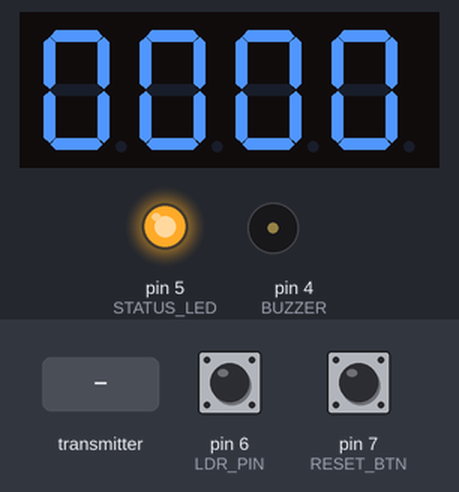
The sketch below on a simulated Arduino Uno, built with avr-gcc and run on an emulated ATmega328P. Shown: 4-digit seven-segment display, output pins drawn as LEDs (lit = HIGH), buzzer (waves = sounding, pin HIGH). The test bench sets the inputs (shaded band); at power-on: pin 6 (LDR_PIN) HIGH, pin 7 (RESET_BTN) HIGH. No radio packets arrive unless stated; what the sketch prints to the serial monitor is not drawn.

Above: at 20.3 s.
20.4 s: pin 6 (LDR_PIN) pulled LOW for 0.15 s
At 21.3 s:
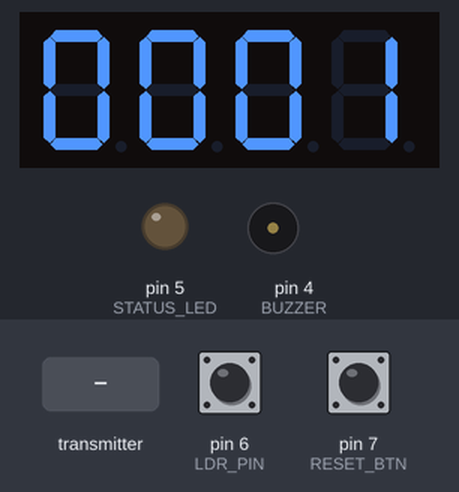
22.1 s: pin 7 (RESET_BTN) pulled LOW for 0.15 s
At 22.29 s:
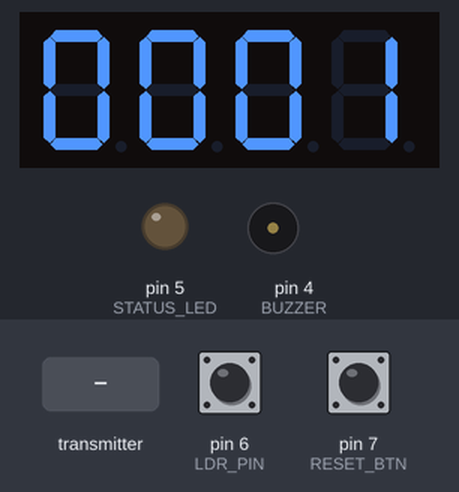
22.8 s: the transmitter starts sending msgType = 255
At 23.15 s:
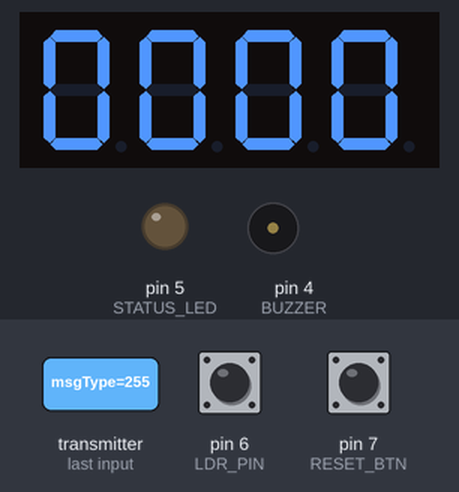
24.7 s: the transmitter starts sending msgType = 0
At 25.9 s:
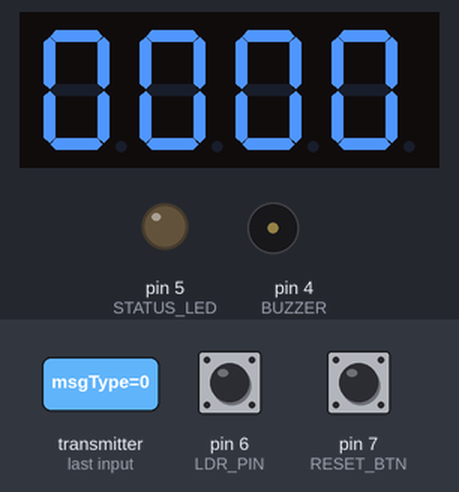
26.2 s: pin 6 (LDR_PIN) pulled LOW for 3.2 s
At 29.9 s:
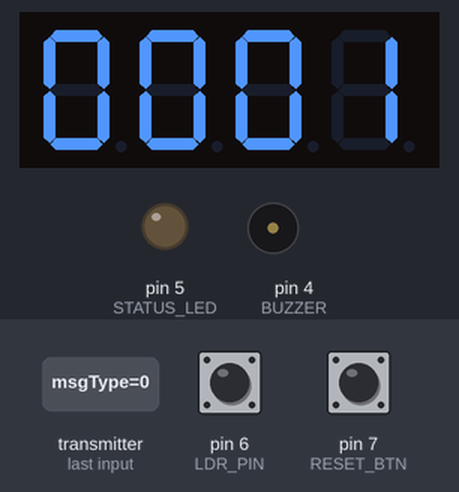
30.9 s: pin 6 (LDR_PIN) pulsed LOW 5 times (0.12 s each, 0.3 s apart)
At 32.7 s:
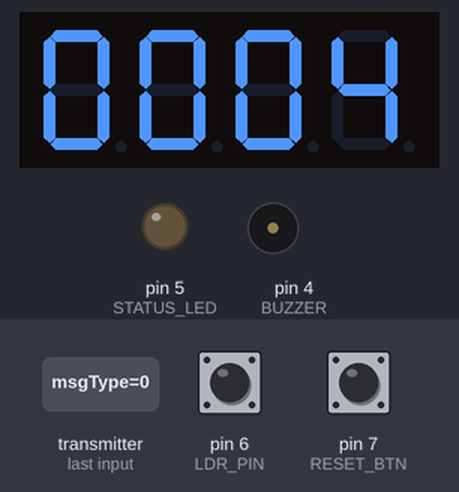
Timing chart, 0 to 34.2 s (numbered marks = the images above; inputs shaded):
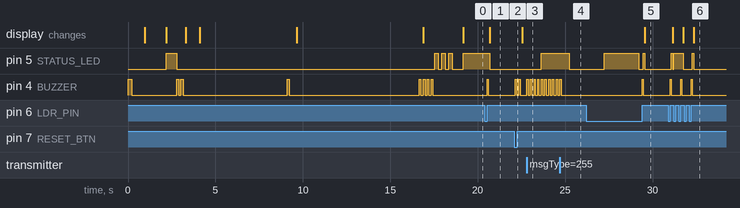

Measured:
- after the input at 20.4 s, pin 5 (STATUS_LED): HIGH → LOW after 0.29 s instead of 0.78 s; pin 4 (BUZZER): LOW → HIGH after 0.15 s, → LOW 0.06 s later; the display: changes after 0.29 s (image 1)
- after the input at 22.1 s, pin 4 (BUZZER): alternates HIGH for 0.08 s and LOW for 0.12 s, starting after 0.05 s
- after the input at 22.8 s, pin 5 (STATUS_LED): LOW → HIGH after 0.84 s instead of 0.38 s; pin 4 (BUZZER): alternates HIGH for 0.08 s and LOW for 0.12 s, starting at once
- after the input at 24.7 s, pin 5 (STATUS_LED): HIGH → LOW after 0.52 s instead of 1.1 s; pin 4 (BUZZER): goes on until 24.8 s, then stays LOW
- after the input at 26.2 s, pin 4 (BUZZER): LOW → HIGH after 3.2 s, → LOW 0.06 s later; the display: changes after 3.3 s (image 5)
- after the input at 30.9 s, pin 4 (BUZZER): alternates HIGH for 0.06 s and LOW for 0.54 s, 6 changes in all, then stays LOW, starting after 0.12 s; the display: first changes after 0.26 s (image 6 shows a later state)
- by itself, pin 5 (STATUS_LED): repeats every 0.40 s: HIGH 0.20 s, LOW 0.20 s

The sketch:

LASER_TARGET_NRF24.ino
```cpp
// ============================================================
//  LASER TAG – TARGET UNIT  (NRF24L01 wireless)
//  Libraries : TM1637Display, RF24 by TMRh20
//
//  PIN MAP
//  ┌─────────────┬──────────┐
//  │ TM1637 CLK  │  D2      │
//  │ TM1637 DIO  │  D3      │
//  │ BUZZER      │  D4      │
//  │ STATUS_LED  │  D5      │
//  │ LDR_PIN     │  D6      │  INPUT_PULLUP, LOW = laser hit
//  │ RESET_BTN   │  D7      │  INPUT_PULLUP
//  │ NRF24 CE    │  D9      │
//  │ NRF24 CSN   │  D10     │
//  │ NRF24 MOSI  │  D11     │  (SPI)
//  │ NRF24 MISO  │  D12     │  (SPI)
//  │ NRF24 SCK   │  D13     │  (SPI)
//  │ NRF24 VCC   │  3.3V    │  ← NOT 5V !
//  │ NRF24 GND   │  GND     │
//  └─────────────┴──────────┘
//
//  Add 10µF capacitor across NRF24 VCC and GND pins.
//  Install library: RF24 by TMRh20 (Library Manager)
// ============================================================

#include <TM1637Display.h>
#include <SPI.h>
#include <RF24.h>

// ──── PIN DEFINES ────────────────────────────────────────────
#define CLK        2
#define DIO        3
#define BUZZER     4
#define STATUS_LED 5
#define LDR_PIN    6
#define RESET_BTN  7
#define NRF_CE     9
#define NRF_CSN    10

// ──── NRF24 SETUP ────────────────────────────────────────────
// Must match gun sketch exactly
const byte PIPE_TARGET[6] = "TGTXX";   // target receives on this
const byte PIPE_GUN[6]    = "GUNIT";   // target sends    on this

RF24 radio(NRF_CE, NRF_CSN);

// ──── RF PACKET PROTOCOL ─────────────────────────────────────
#define MSG_HIT       0x01
#define MSG_HEARTBEAT 0x02
#define MSG_RESET     0xFF

struct Packet {
  byte msgType;
  byte value;
};

// ──── TIMING (ms) ────────────────────────────────────────────
#define LDR_MIN_PULSE_MS   50
#define LDR_MAX_PULSE_MS 2000
#define HIT_LOCKOUT_MS    300
#define HEARTBEAT_MS     1500   // send heartbeat to gun every 1.5 s
#define STATUS_BLINK_MS  2000

// ──── OBJECTS ────────────────────────────────────────────────
TM1637Display display(CLK, DIO);

// ──── STATE ──────────────────────────────────────────────────
byte hitCount = 0;

bool          lastResetState = HIGH;

bool          ldrPulseActive = false;
unsigned long ldrPulseStart  = 0;

bool          inLockout    = false;
unsigned long lockoutStart = 0;

unsigned long lastHeartbeat = 0;
unsigned long lastStatusBlink = 0;
bool          ledState = false;

// ──── HELPERS ────────────────────────────────────────────────
void beep(int times, int onMs) {
  for (int i = 0; i < times; i++) {
    digitalWrite(BUZZER, HIGH); delay(onMs);
    digitalWrite(BUZZER, LOW);  delay(120);
  }
}

void showHits() {
  display.showNumberDec(hitCount, true);  // leading zeros
}

// ──── NRF24 SEND TO GUN ──────────────────────────────────────
bool rfSend(byte msgType, byte value) {
  radio.stopListening();

  Packet pkt = { msgType, value };
  bool ok = radio.write(&pkt, sizeof(pkt));

  radio.startListening();

  Serial.print("NRF24 TX [");
  Serial.print(msgType == MSG_HIT ? "HIT" :
               msgType == MSG_HEARTBEAT ? "HB" : "RESET");
  Serial.print("] val=");
  Serial.print(value);
  Serial.println(ok ? " OK" : " FAILED");

  return ok;
}

// ──── SELF TEST ──────────────────────────────────────────────
void selfTest() {
  // 1 – startup
  display.showNumberDec(1111); beep(1, 200); delay(600);

  // 2 – all segments
  display.showNumberDec(8888); delay(1200); display.clear();

  // 3 – STATUS_LED
  digitalWrite(STATUS_LED, HIGH); delay(600);
  digitalWrite(STATUS_LED, LOW);

  // 4 – buzzer
  beep(2, 120);

  // 5 – NRF24 indicator (no actual TX to avoid false hit on gun)
  display.showNumberDec(5555); delay(800);

  // 6 – RESET_BTN (5 s window, non-blocking)
  display.showNumberDec(6666);
  Serial.println("SELF TEST: press RESET_BTN within 5s...");
  {
    unsigned long t = millis();
    while (millis() - t < 5000) {
      if (digitalRead(RESET_BTN) == LOW) break;
    }
    while (digitalRead(RESET_BTN) == LOW);
  }
  beep(1, 100); delay(300);

  // 7 – LDR (7 s window, non-blocking)
  display.showNumberDec(7777);
  Serial.println("SELF TEST: shine laser at LDR within 7s...");
  {
    unsigned long t = millis();
    bool ok = false;
    while (millis() - t < 7000) {
      if (digitalRead(LDR_PIN) == LOW) { ok = true; break; }
    }
    Serial.println(ok ? "SELF TEST: LDR OK" : "SELF TEST: LDR timeout (OK to continue)");
  }
  beep(1, 100);

  // Pass animation
  display.showNumberDec(8888);
  beep(3, 100);
  for (int i = 0; i < 6; i++) {
    digitalWrite(STATUS_LED, !digitalRead(STATUS_LED));
    delay(200);
  }
  digitalWrite(STATUS_LED, LOW);
  delay(400);
}

// ──── SETUP ──────────────────────────────────────────────────
void setup() {
  Serial.begin(9600);
  Serial.println("=== LASER TARGET BOOTING (NRF24) ===");

  pinMode(RESET_BTN,  INPUT_PULLUP);
  pinMode(LDR_PIN,    INPUT_PULLUP);
  pinMode(BUZZER,     OUTPUT);
  pinMode(STATUS_LED, OUTPUT);

  digitalWrite(BUZZER,     LOW);
  digitalWrite(STATUS_LED, LOW);

  display.setBrightness(7);

  // ── NRF24 init ──────────────────────────────────────────────
  if (!radio.begin()) {
    Serial.println("ERROR: NRF24L01 not found! Check wiring + 3.3V.");
    display.showNumberDec(9999);
    while (true) {
      digitalWrite(STATUS_LED, !digitalRead(STATUS_LED));
      delay(200);
    }
  }

  radio.setPALevel(RF24_PA_HIGH);
  radio.setDataRate(RF24_250KBPS);
  radio.setRetries(5, 15);
  radio.setChannel(108);              // must match gun
  radio.setPayloadSize(sizeof(Packet));

  // Target listens on PIPE_TARGET, writes to PIPE_GUN
  radio.openReadingPipe(1, PIPE_TARGET);
  radio.openWritingPipe(PIPE_GUN);
  radio.startListening();

  Serial.println("NRF24L01 OK");

  selfTest();

  hitCount = 0;
  showHits();
  Serial.println("Target READY – waiting for hits");

  // Send first heartbeat immediately so gun establishes link fast
  rfSend(MSG_HEARTBEAT, 0);
  lastHeartbeat = millis();
}

// ──── MAIN LOOP ──────────────────────────────────────────────
void loop() {
  unsigned long now = millis();

  // ── 1. Lockout timer ─────────────────────────────────────────
  if (inLockout && now - lockoutStart >= HIT_LOCKOUT_MS) {
    inLockout = false;
  }

  // ── 2. Heartbeat to gun (keeps link alive on gun side) ───────
  if (now - lastHeartbeat >= HEARTBEAT_MS) {
    lastHeartbeat = now;
    rfSend(MSG_HEARTBEAT, 0);
  }

  // ── 3. LDR hit detection ─────────────────────────────────────
  if (!inLockout) {
    bool ldrNow = (digitalRead(LDR_PIN) == LOW);

    // Laser just arrived
    if (ldrNow && !ldrPulseActive) {
      ldrPulseActive = true;
      ldrPulseStart  = now;
      Serial.println("LDR: laser ON, timing...");
    }

    if (ldrPulseActive) {
      unsigned long pw = now - ldrPulseStart;

      if (!ldrNow) {
        // Laser gone – evaluate pulse width
        ldrPulseActive = false;

        Serial.print("LDR: pulse = ");
        Serial.print(pw);
        Serial.println(" ms");

        if (pw >= LDR_MIN_PULSE_MS && pw <= LDR_MAX_PULSE_MS) {
          // ── VALID HIT ────────────────────────────────────────
          if (hitCount < 99) hitCount++;

          Serial.print("VALID HIT  hitCount=");
          Serial.println(hitCount);

          // Feedback
          digitalWrite(BUZZER,     HIGH); delay(60);
          digitalWrite(BUZZER,     LOW);
          digitalWrite(STATUS_LED, HIGH); delay(80);
          digitalWrite(STATUS_LED, LOW);

          showHits();

          // Tell gun – NRF24 with auto-ACK + retry
          rfSend(MSG_HIT, hitCount);

          inLockout    = true;
          lockoutStart = now;

        } else if (pw > LDR_MAX_PULSE_MS) {
          Serial.println("LDR: too long – ambient light, ignore");
        } else {
          Serial.println("LDR: too short – noise, ignore");
        }

      } else if (pw > LDR_MAX_PULSE_MS) {
        ldrPulseActive = false;
        Serial.println("LDR: stuck LOW – ambient reset");
      }
    }
  }

  // ── 4. Receive from gun (reset command) ──────────────────────
  if (radio.available()) {
    Packet pkt;
    radio.read(&pkt, sizeof(pkt));

    if (pkt.msgType == MSG_RESET) {
      Serial.println("NRF24 RESET received from gun");
      hitCount = 0;
      beep(2, 80);
      showHits();
    }
  }

  // ── 5. RESET button ──────────────────────────────────────────
  bool currentReset = digitalRead(RESET_BTN);

  if (currentReset == LOW && lastResetState == HIGH) {
    delay(50);
    if (digitalRead(RESET_BTN) == LOW) {
      hitCount = 0;
      Serial.println("LOCAL RESET");
      beep(2, 80);
      showHits();

      rfSend(MSG_RESET, 0);    // tell gun to zero too

      while (digitalRead(RESET_BTN) == LOW);
      delay(50);
    }
  }
  lastResetState = currentReset;

  // ── 6. STATUS_LED heartbeat blink ────────────────────────────
  if (now - lastStatusBlink >= STATUS_BLINK_MS) {
    lastStatusBlink = now;
    ledState = !ledState;
    digitalWrite(STATUS_LED, ledState);
  }
}
```
